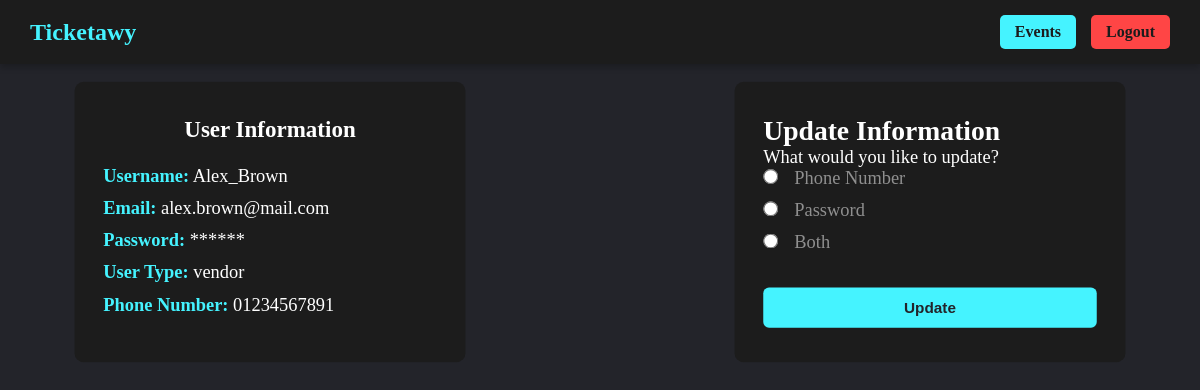
Page /users/update/ (signed in) on the committed database.
### users/models.py (models this page shows, shortened)
class CustomUser(AbstractUser):
    phone_number = models.CharField(max_length=15, blank=True, null=True)
    user_type = models.CharField(max_length=50, blank=True, null=True)

### users/views.py (the view, shortened to what this page needs)
# urls.py: path('update/', views.update, name='update'),
@login_required
def update(request):
    return render(request, 'users/update_profile.html')

### users/templates/users/update_profile.html (shortened to what this page needs)
<!DOCTYPE html>
<html lang="en">
<head>
    {% load static %}
    <link rel="stylesheet" href="{% static 'users/update_profile_style.css' %}">
</head>
<body>
    <nav class="navbar">
        <div class="nav-left">
            <h1>Ticketawy</h1>
        </div>
        <div class="nav-right">
            <a href="{% url 'events_list' %}" class="nav-btn">Events</a>
            <a href="{% url 'logout' %}" class="nav-btn logout-btn">Logout</a>
        </div>
    </nav>
    <div class="container">
        <div class="user-data-box">
            <h2>User Information</h2>
            <ul>
                <li><strong>Username:</strong> {{ user.username }}</li>
                <li><strong>Email:</strong> {{ user.email }}</li>
                <li><strong>Password:</strong> ******</li>
                <li><strong>User Type:</strong> {{ user.user_type }}</li>
                <li><strong>Phone Number:</strong> {{ user.phone_number }}</li>
            </ul>
        </div>
        <div class="box">
            <form method="POST" action="{% url 'update' %}">
                <h2>Update Information</h2>
                <div class="update-options">
                    <p>What would you like to update?</p>
                    <label>
                        <input type="radio" name="update_choice" value="1" id="phone_radio">
                        <span>Phone Number</span>
                    </label>
                    <label>
                        <input type="radio" name="update_choice" value="2" id="password_radio">
                        <span>Password</span>
                    </label>
                    <label>
                        <input type="radio" name="update_choice" value="3" id="both_radio">
                        <span>Both</span>
                    </label>
                </div>
                <div class="inputBox">
                    <input type="submit" value="Update">
                </div>
            </form>
        </div>
    </div>
</body>
</html>

### users/static/users/update_profile_style.css (style rules this page uses)
* { margin: 0; padding: 0; box-sizing: border-box; }
body { display: flex; flex-direction: column; justify-content: flex-start; align-items: center; min-height: 100vh; background: #23242a; color: #ffffff; padding-top: 20px; }
.navbar { width: 100%; display: flex; justify-content: space-between; align-items: center; padding: 15px 30px; background-color: #1c1c1c; box-shadow: 0px 4px 6px rgba(0, 0, 0, 0.2); position: fixed; top: 0; left: 0; z-index: 1000; }
.navbar h1 { font-size: 24px; color: #45f3ff; font-weight: bold; }
.nav-right { display: flex; gap: 15px; }
.nav-btn { text-decoration: none; padding: 8px 15px; background: #45f3ff; color: #1c1c1c; font-weight: bold; border-radius: 5px; transition: background 0.3s; }
.logout-btn { background: #ff4545; }
.box { position: relative; width: 340px; background: #1c1c1c; border-radius: 8px; overflow: hidden; padding: 30px 25px; margin-top: 80px; transform: scale(1.15); transition: height 0.3s ease; }
.update-options { margin-bottom: 20px; }
.update-options label { display: block; margin-bottom: 10px; }
.update-options span { margin-left: 10px; color: #8f8f8f; }
.inputBox { position: relative; margin-top: 15px; }
.inputBox input { width: 100%; padding: 12px; background: transparent; outline: none; border: 1px solid #555; border-radius: 5px; color: #fff; transition: all 0.3s ease; }
input[type="submit"] { border: none; padding: 10px; background: #45f3ff; color: #23242a; font-weight: bold; cursor: pointer; border-radius: 5px; transition: background 0.3s; margin-top: 10px; }
.container { display: flex; justify-content: space-between; width: 100%; max-width: 1000px; margin: 0 auto; }
.user-data-box { position: relative; width: 340px; background: #1c1c1c; border-radius: 8px; padding: 30px 25px; margin-top: 80px; transform: scale(1.15); color: #ffffff; }
.user-data-box h2 { margin-bottom: 20px; font-size: 20px; text-align: center; }
.user-data-box ul { list-style: none; }
.user-data-box li { margin-bottom: 10px; font-size: 16px; }
.user-data-box strong { color: #45f3ff; }

### rows in the picture
CustomUser: username "Alex_Brown", email "alex.brown@mail.com", user_type "vendor", phone_number "01234567891"
